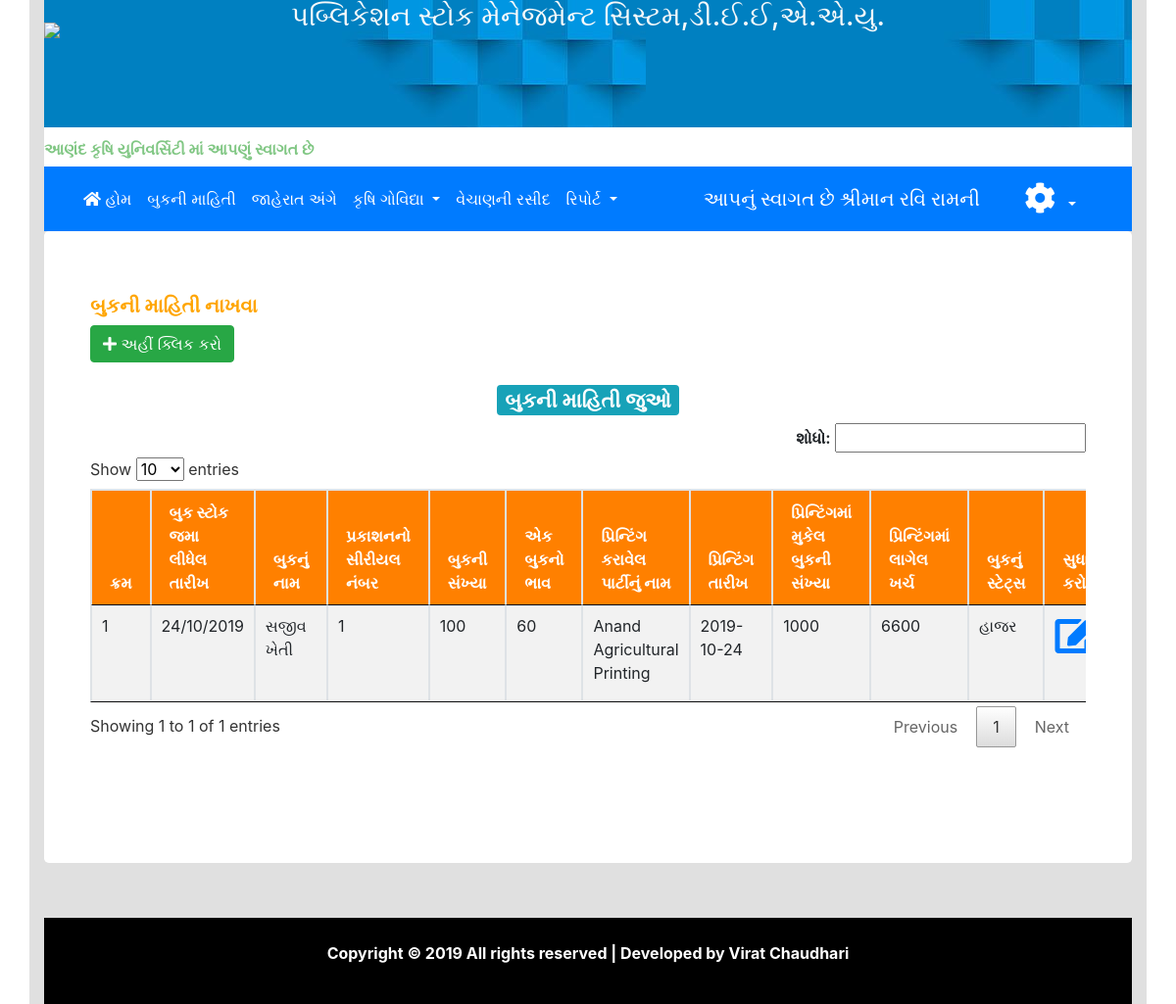
The app's page /bookinfo.php (signed in), older data.
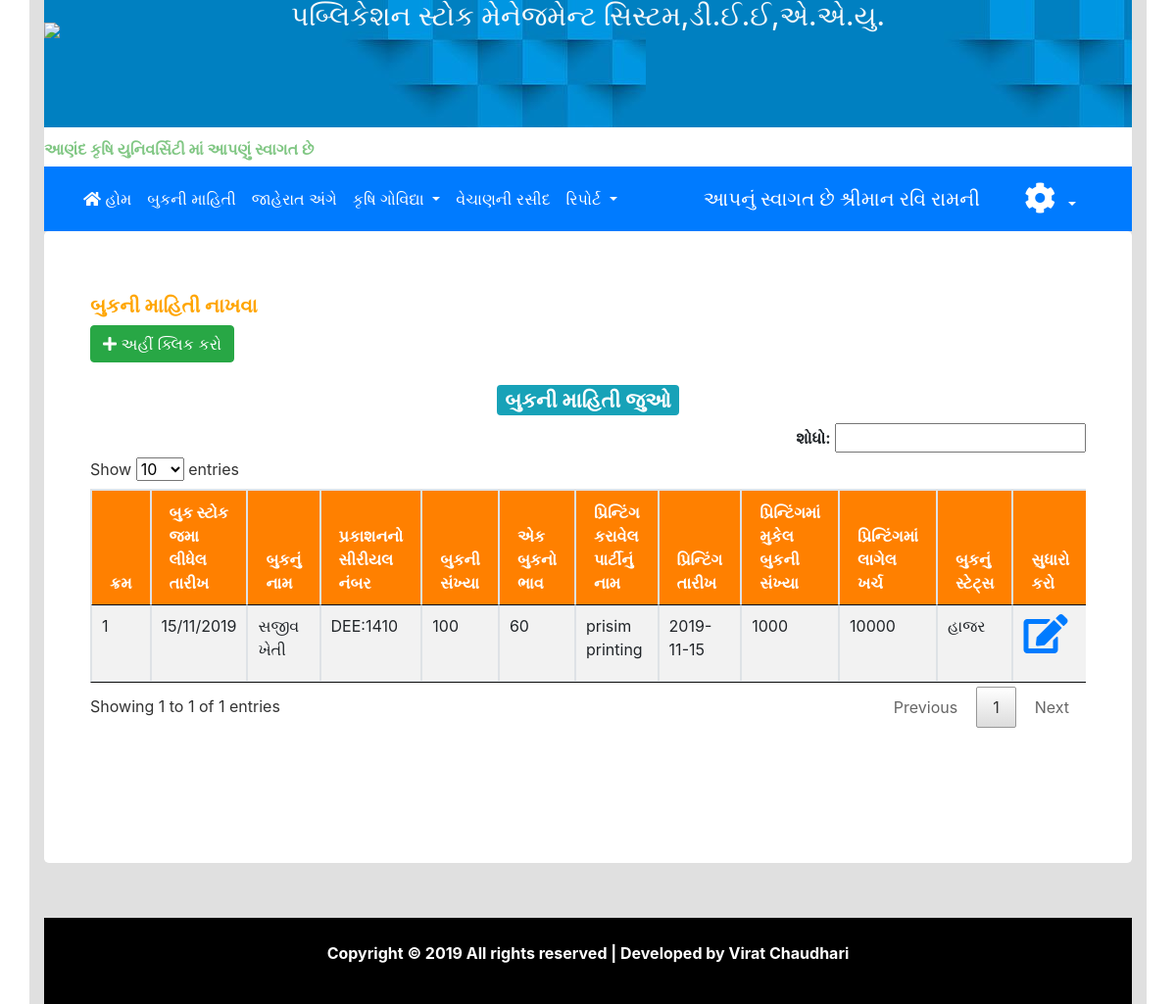
The same page, newer data.
### tables this page shows
CREATE TABLE `book` (
  `b_id` int(11) NOT NULL,
  `bname` varchar(255) NOT NULL,
  `bsr` varchar(100) NOT NULL,
  `bno` varchar(100) NOT NULL,
  `bbh` varchar(11) NOT NULL,
  `date` varchar(50) NOT NULL,
  `bstatus` varchar(20) NOT NULL,
  `printing` varchar(100) NOT NULL,
  `p_date` varchar(20) NOT NULL,
  `total_bookno` varchar(60) NOT NULL,
  `total_kharch` varchar(50) NOT NULL,
  `status` int(11) NOT NULL DEFAULT '0'
);

### bookinfo.php (the view, shortened to what this page needs)
<?php
include 'head.php';
?>
<link rel="stylesheet" href="clander/jquery.dataTables.min.css">
<div class="container">
	<div class="row">
		<div class="col-md-12">
			<div class="panel panel-default">
				<div class="panel-body">
			<div class="div-action pull pull-left" style="padding-bottom:20px;">
				<h5 style="color: orange;"><B>બુકની માહિતી નાખવા</B></h5>
				<button type="button" class="btn btn-success" data-toggle="modal" data-target="#myModal">
					<i class="fa fa-plus"></i>  અહીં ક્લિક કરો
				</button>
			</div>
				<center>
				<a href="bookinfo.php">
						<h3><span class="badge badge-info">બુકની માહિતી જુઓ</h3>
					</a>
				</center>
			<div class="a" style="text-align: right;">
				<b><label>શોધો:</label></b>
				<input type="text" id="myInputTextField">
			</div>
			<div class="table-wrapper-scroll-y my-custom-scrollbar">
				<table class="table table-striped table-bordered" id="example">
					<thead style='background-color:#ff8000;color:#ffffff';>
						<tr>
							<th>ક્રમ</th>
							<th>બુક સ્ટોક જમા લીધેલ તારીખ</th>
							<th>બુકનું નામ</th>
							<th>પ્રકાશનનો સીરીયલ નંબર</th>
							<th>બુકની સંખ્યા</th>
							<th>એક બુકનો ભાવ</th>
							<th>પ્રિન્ટિંગ કરાવેલ પાર્ટીનું નામ</th>
							<th>પ્રિન્ટિંગ તારીખ</th>
							<th>પ્રિન્ટિંગમાં મુકેલ બુકની સંખ્યા</th>
							<th>પ્રિન્ટિંગમાં  લાગેલ ખર્ચ</th>
							<th>બુકનું સ્ટેટ્સ</th>
							<th>સુધારો કરો</th>
						</tr>
					</thead>
					<?php
					$qry="select * from book where status=0";
					$rs=mysqli_query($con,$qry);
					$count=1;
					while($data=mysqli_fetch_assoc($rs))
					{
						echo "<tr>";
						echo "<td><label>";
						echo $count;
						echo "</label></td>";
						echo "<td><label id='dtt".$data["b_id"]."'>";
						echo $data["date"];
						echo "</label></td>";
						echo "<td><label id='bnam".$data["b_id"]."'>";
						echo $data["bname"];
						echo "</label></td>";
						echo "<td><label id='bsrr".$data["b_id"]."'>";
						echo $data["bsr"];
						echo "</label></td>";
						echo "<td><label id='bnoo".$data["b_id"]."'>";
						echo $data["bno"];
						echo "</label></td>";
						echo "<td><label id='bbhh".$data["b_id"]."'>";
						echo $data["bbh"];
						echo "</label></td>";
						echo "<td><label id='pri1".$data["b_id"]."'>";
						echo $data["printing"];
						echo "</label></td>";
						echo "<td><label id='pdtt".$data["b_id"]."'>";
						echo $data["p_date"];
						echo "</label></td>";
						echo "<td><label id='tbkno".$data["b_id"]."'>";
						echo $data["total_bookno"];
						echo "</label></td>";
						echo "<td><label id='tottkh".$data["b_id"]."'>";
						echo $data["total_kharch"];
						echo "</label></td>";
						echo "<td><label id='bstt".$data["b_id"]."'>";
						if($data["bstatus"]==1)
						{
							echo "હાજર"	;
						}
						else
						{
							echo "હાજર નથી";
						}
						echo "</label></td>";
						echo "<td><a class='virat' href='#' title='View' data-target='#myModal2' data-toggle='modal' data11='".$data["b_id"]."' id='".$data["b_id"]."'><i class='fas fa-edit' style='font-size:40px;'></i></a></td>";
						echo "</tr>";
						$count++;
					}
					?>
				</table>
			</div>
		</div>
	</div>
</div>
</div>
</div>
</div>
</div>
	<?php
	include 'footer.php';
	?>

Row changes from the older to the newer data that the page shows:
removed book: date "24/10/2019", bname "સજીવ ખેતી", bsr "1", bno "100", bbh "60", printing "Anand Agricultural Printing", p_date "2019-10-24", total_bookno "1000", total_kharch "6600", bstatus "હાજર"
added book: date "15/11/2019", bname "સજીવ ખેતી", bsr "DEE:1410", bno "100", bbh "60", printing "prisim printing", p_date "2019-11-15", total_bookno "1000", total_kharch "10000", bstatus "હાજર"
